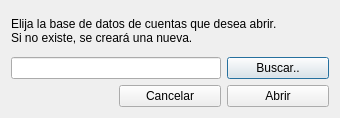
<?xml version="1.0" encoding="UTF-8"?>
<ui version="4.0">
 <class>localdatabasedialog</class>
 <widget class="QDialog" name="localdatabasedialog">
  <property name="geometry">
   <rect>
    <x>0</x>
    <y>0</y>
    <width>340</width>
    <height>118</height>
   </rect>
  </property>
  <property name="windowTitle">
   <string>Dialog</string>
  </property>
  <layout class="QGridLayout" name="gridLayout">
   <item row="2" column="2">
    <widget class="QPushButton" name="searchFileButton">
     <property name="text">
      <string>Buscar..</string>
     </property>
    </widget>
   </item>
   <item row="1" column="0" colspan="3">
    <widget class="QLabel" name="label">
     <property name="text">
      <string>Elija la base de datos de cuentas que desea abrir. 
Si no existe, se creará una nueva.</string>
     </property>
    </widget>
   </item>
   <item row="4" column="2">
    <widget class="QPushButton" name="acceptButton">
     <property name="text">
      <string>Abrir</string>
     </property>
    </widget>
   </item>
   <item row="4" column="1">
    <widget class="QPushButton" name="cancelButton">
     <property name="text">
      <string>Cancelar</string>
     </property>
    </widget>
   </item>
   <item row="2" column="0" colspan="2">
    <widget class="QLineEdit" name="filePathText"/>
   </item>
  </layout>
 </widget>
 <resources/>
 <connections>
  <connection>
   <sender>searchFileButton</sender>
   <signal>clicked()</signal>
   <receiver>localdatabasedialog</receiver>
   <slot>searchFile()</slot>
   <hints>
    <hint type="sourcelabel">
     <x>361</x>
     <y>90</y>
    </hint>
    <hint type="destinationlabel">
     <x>411</x>
     <y>55</y>
    </hint>
   </hints>
  </connection>
  <connection>
   <sender>cancelButton</sender>
   <signal>clicked()</signal>
   <receiver>localdatabasedialog</receiver>
   <slot>reject()</slot>
   <hints>
    <hint type="sourcelabel">
     <x>231</x>
     <y>114</y>
    </hint>
    <hint type="destinationlabel">
     <x>74</x>
     <y>113</y>
    </hint>
   </hints>
  </connection>
  <connection>
   <sender>acceptButton</sender>
   <signal>clicked()</signal>
   <receiver>localdatabasedialog</receiver>
   <slot>saveProperties()</slot>
   <hints>
    <hint type="sourcelabel">
     <x>320</x>
     <y>118</y>
    </hint>
    <hint type="destinationlabel">
     <x>417</x>
     <y>120</y>
    </hint>
   </hints>
  </connection>
 </connections>
 <slots>
  <slot>searchFile()</slot>
  <slot>saveProperties()</slot>
 </slots>
</ui>
